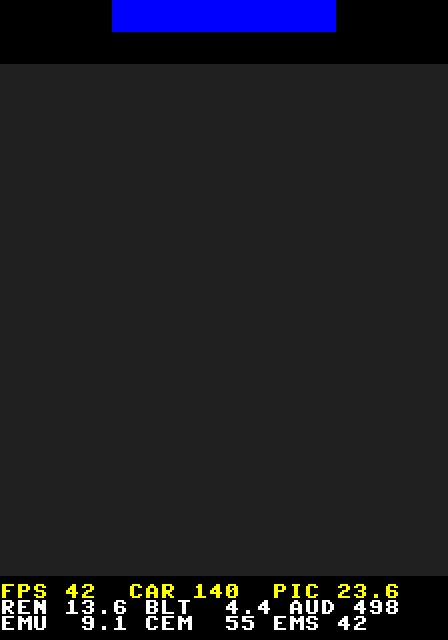

Write the Python code that produced this figure.
#!/usr/bin/env python3
# ============================================================================
# prof_anteprima.py — mostra COM'E' FATTA la banda di misura di prof.cpp,
#                     senza flashare niente.
#
# ⭐⭐ Serve perche' **la geometria di un overlay non si calcola, si GUARDA**
# ([[feedback_fps_a_passo_fisso_sono_ciechi]]): su questo pannello «in alto per
# il giocatore» NON e' «in alto nel framebuffer» — il monitor e' girato, e le
# coordinate di `out_strip` sono trasposte e invertite rispetto a quelle di chi
# gioca. Su Raiden quel passaggio era rimasto «calcolato e non visto» per mesi
# ed e' costato un referto dell'utente.
#
# Lo script rifa' OFFLINE gli stessi due passaggi del firmware:
#   1. `prof_banda()` scrive nella striscia landscape:
#         x_l = riga verticale del giocatore (0 = in alto)
#         y_l = 223 - colonna del giocatore
#   2. il pannello e' girato, quindi il giocatore vede  px = 223 - y_l, py = x_l
# e salva il PNG di **cio' che vede il giocatore**.
#
# ⚠️ Il font e i testi sono letti DAI FILE VERI (`emulation/font8.h` e le
# `snprintf` di `prof.cpp`), non ricopiati: se qualcuno cambia una riga e non
# rilancia questo script, l'estrazione fallisce e lo dice
# ([[feedback_verify_against_source_not_copy]] · [[feedback_harness_orfani_segnalano_rollback]]).
#
# USO: python prof_anteprima.py            -> prof_anteprima.png
# ============================================================================
import os
import re
import sys

try:
    from PIL import Image
except ImportError:
    sys.exit("ERRORE: serve Pillow (pip install pillow)")

QUI = os.path.dirname(os.path.abspath(__file__))

TFT_FB_W = 320          # config.h
LARG     = 224          # px del giocatore in orizzontale
BANDA_H  = 32           # prof.cpp: PF_BANDA_H
TESTO_Y  = 4            # prof.cpp: PF_TESTO_Y
RIGHE    = 3
COL      = 28

# un referto PLAUSIBILE, per vedere l'ingombro nel caso peggiore: sono i numeri
# che ARKANOID 2 ha dato sul CABINATONE (FPS 42 · CAR 140 · PIC 23,6) — cosi'
# l'anteprima non mostra una riga corta che poi a schermo sfora.
ESEMPIO = [
    "FPS 42  CAR 140  PIC 23.6   ",
    "REN 13.6 BLT  4.4 AUD 498 ",
    "EMU  9.1 CEM  55 EMS 42  ",
]


def leggi_font():
    """I 45 glifi 8x8 di emulation/font8.h, piu' la tabella char->indice."""
    p = os.path.join(QUI, "emulation", "font8.h")
    txt = open(p, encoding="utf-8", errors="replace").read()
    m = re.search(r"FONT8\s*\[\]\[8\]\s*PROGMEM\s*=\s*\{(.*?)\n\};", txt, re.S)
    if not m:
        sys.exit("ERRORE: non trovo FONT8 in emulation/font8.h")
    glifi = []
    for riga in re.findall(r"\{([^{}]*)\}", m.group(1)):
        v = [int(x, 0) for x in re.findall(r"0x[0-9A-Fa-f]+", riga)]
        if len(v) == 8:
            glifi.append(v)
    if len(glifi) < 45:
        sys.exit("ERRORE: letti solo %d glifi" % len(glifi))
    return glifi


def leggi_x0():
    """PF_BANDA_X0 lo legge DA prof.cpp: e' cambiato una volta (da 0 a 288, per
    non finire sotto la barra del volume) e riscriverlo qui a mano vorrebbe dire
    avere due copie che divergono."""
    txt = open(os.path.join(QUI, "prof.cpp"), encoding="utf-8", errors="replace").read()
    m = re.search(r"#define\s+PF_BANDA_X0\s+\(TFT_FB_W\s*-\s*(\d+)\)", txt)
    if m:
        return TFT_FB_W - int(m.group(1))
    m = re.search(r"#define\s+PF_BANDA_X0\s+(\d+)", txt)
    if not m:
        sys.exit("ERRORE: non trovo PF_BANDA_X0 in prof.cpp")
    return int(m.group(1))


def leggi_colori():
    """PF_GIALLO e PF_BIANCO li legge DA prof.cpp, non li ricopia: sono
    BYTE-SWAPPED (display SPI) e riscriverli qui a mano vorrebbe dire avere due
    copie che possono divergere. Per disegnare il PNG si rigirano."""
    p = os.path.join(QUI, "prof.cpp")
    txt = open(p, encoding="utf-8", errors="replace").read()
    out = []
    for nome in ("PF_GIALLO", "PF_BIANCO"):
        m = re.search(r"#define\s+%s\s+(0x[0-9A-Fa-f]+)" % nome, txt)
        if not m:
            sys.exit("ERRORE: non trovo %s in prof.cpp" % nome)
        v = int(m.group(1), 0)
        out.append(((v & 0xFF) << 8) | (v >> 8))       # via il byte-swap
    return out


def idx(c):
    if "A" <= c <= "Z": return ord(c) - ord("A")
    if "a" <= c <= "z": return ord(c) - ord("a")
    if "0" <= c <= "9": return 26 + ord(c) - ord("0")
    return {" ": 36, "/": 37, ":": 38, "<": 39, ">": 40,
            "!": 41, ".": 42, "-": 43, "_": 44}.get(c, 36)


def main():
    glifi = leggi_font()
    GIALLO, BIANCO = leggi_colori()
    X0 = leggi_x0()
    print("banda a x_l %d..%d (%s per il giocatore)"
          % (X0, X0 + BANDA_H - 1, "in fondo" if X0 > 160 else "in cima"))
    print("colori presi da prof.cpp (byte-swap tolto): giallo %04X, bianco %04X"
          % (GIALLO, BIANCO))

    # controllo che le righe ci stiano: 28 caratteri, non uno di piu'
    for i, r in enumerate(ESEMPIO):
        if len(r) > COL:
            sys.exit("ERRORE: la riga %d e' lunga %d, il massimo e' %d"
                     % (i, len(r), COL))
    print("righe di esempio: %d, tutte entro %d caratteri" % (len(ESEMPIO), COL))

    # ---- passo 1: quello che prof_banda() scrive nel framebuffer landscape --
    land = [[0] * TFT_FB_W for _ in range(LARG)]        # [y_l][x_l]
    for y_l in range(LARG):
        px = (LARG - 1) - y_l
        col, gx = px >> 3, px & 7
        for py in range(BANDA_H):
            c = 0
            dy = py - TESTO_Y
            if 0 <= dy < RIGHE * 8 and col < COL:
                riga, gy = dy >> 3, dy & 7
                ch = ESEMPIO[riga][col] if col < len(ESEMPIO[riga]) else " "
                if glifi[idx(ch)][gy] & (0x80 >> gx):
                    c = GIALLO if riga == 0 else BIANCO
            land[y_l][X0 + py] = c
    # il quadro di gioco (grigio) e la banda della BARRA DEL VOLUME (x_l 0..15,
    # blu), per far vedere che le due bande non si pestano i piedi
    for y_l in range(LARG):
        for x_l in range(32, 288):
            land[y_l][x_l] = 0x2104                       # grigio = area di gioco
        for x_l in range(0, 16):
            if 56 <= y_l <= 167:
                land[y_l][x_l] = 0x001F                   # blu = dove sta la barra volume

    # ---- passo 2: il pannello e' girato -> cosa vede il giocatore ----------
    im = Image.new("RGB", (LARG, TFT_FB_W))
    pix = im.load()
    for y_l in range(LARG):
        for x_l in range(TFT_FB_W):
            v = land[y_l][x_l]
            px_, py_ = (LARG - 1) - y_l, x_l              # coordinate giocatore
            pix[px_, py_] = (((v >> 11) & 31) * 255 // 31,
                             ((v >> 5) & 63) * 255 // 63,
                             (v & 31) * 255 // 31)

    fuori = os.path.join(QUI, "prof_anteprima.png")
    im.resize((LARG * 2, TFT_FB_W * 2), Image.NEAREST).save(fuori)
    print("scritto %s — e' cio' che vede il GIOCATORE (2x)" % fuori)
    print("banda in alto: %d px su %d; area di gioco in grigio" % (BANDA_H, TFT_FB_W))
    return 0


if __name__ == "__main__":
    sys.exit(main())
